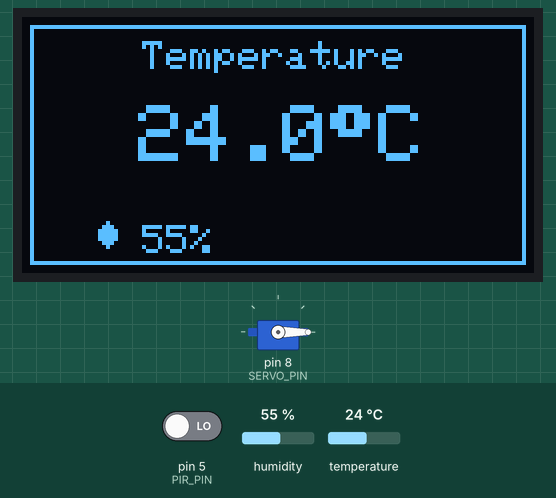
Recording of a sketch running on a simulated Arduino Uno, built with avr-gcc and run on an emulated ATmega328P. Parts: servo, 128×64 one-colour display. Inputs (shaded band) come from the test bench; at power-on: pin 5 (PIR_PIN) LOW, humidity 55 %, temperature 24 °C. What the sketch prints to the serial monitor is not drawn.

Above: at 1.2 s.
1.3 s: pin 5 (PIR_PIN) driven HIGH
At 3.1 s:
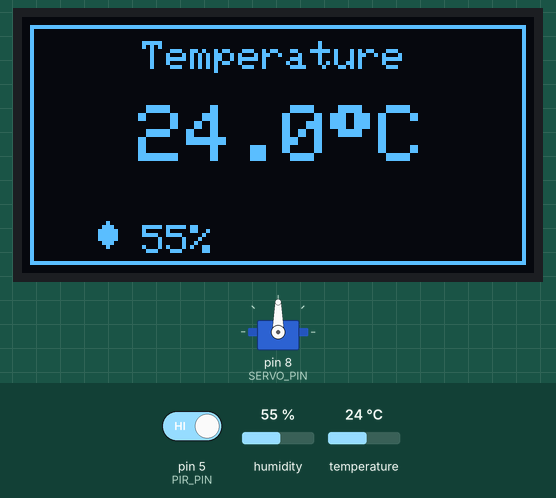
4.2 s: humidity set to 22 %
At 5.4 s:
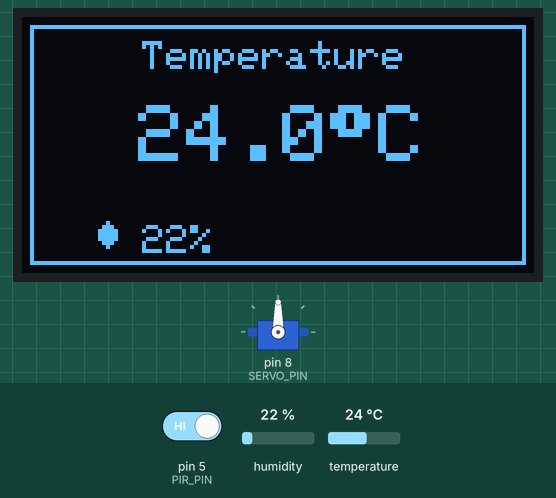
5.7 s: temperature set to 12 °C
At 7.0 s:
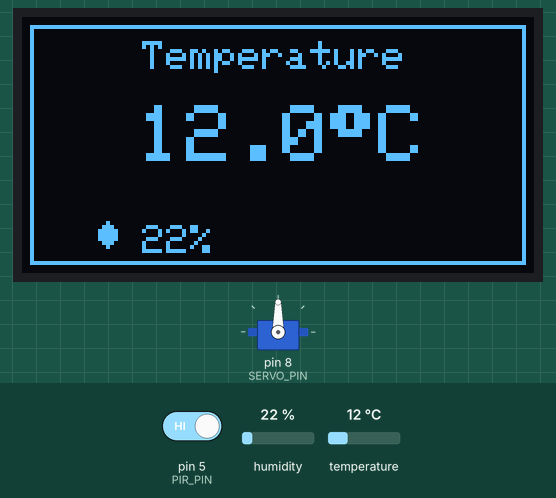
7.4 s: humidity set to 40 %
At 8.6 s:
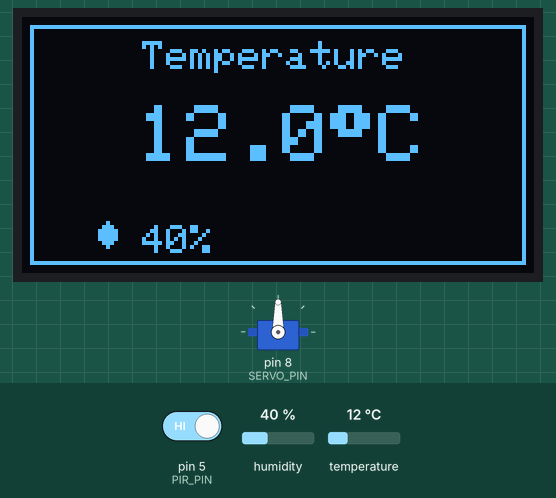
9.0 s: pin 5 (PIR_PIN) driven LOW
At 9.52 s:
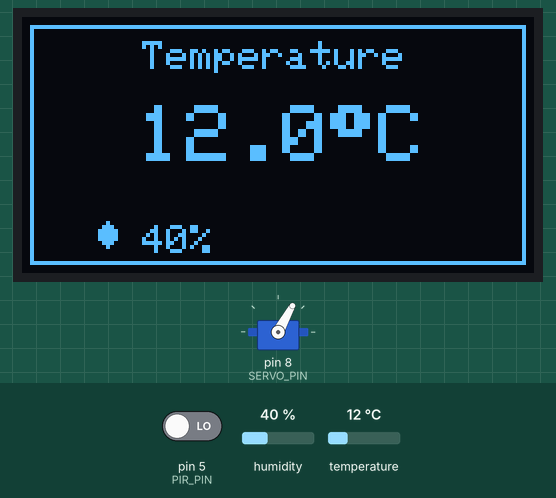
10.5 s: temperature set to 19 °C
At 11.4 s:
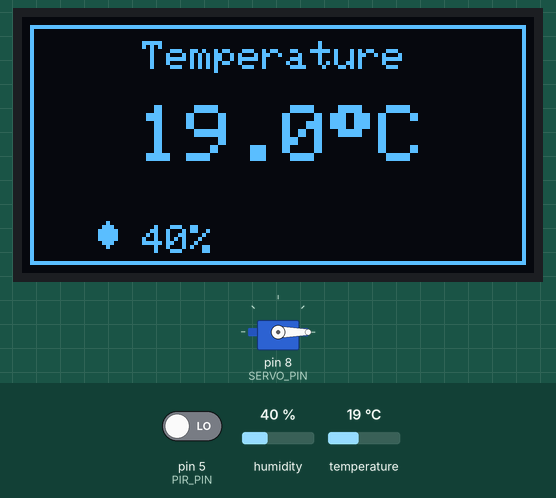
Timing chart, 0 to 13.1 s (numbered marks = the images above; inputs shaded):
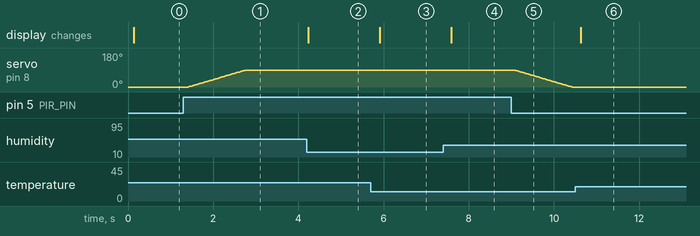

Measured:
- after the input at 1.3 s, servo on pin 8 (SERVO_PIN): moves from 0° to 90° over 1.4 s, starting after 0.11 s
- after the input at 4.2 s, the display: changes at once (image 2)
- after the input at 5.7 s, the display: changes after 0.21 s (image 3)
- after the input at 7.4 s, the display: changes after 0.19 s (image 4)
- after the input at 9.0 s, servo on pin 8 (SERVO_PIN): moves from 90° to 0° over 1.4 s, starting after 0.07 s
- after the input at 10.5 s, the display: changes after 0.13 s (image 6)

The sketch:

servo_presence_oled.ino
```cpp
#include <Wire.h>                 // Communication I2C (pour OLED et capteur SHTC3)
#include <Adafruit_SSD1306.h>     // Bibliothèque pour écran OLED SSD1306
#include <Adafruit_SHTC3.h>       // Bibliothèque pour capteur température/humidité SHTC3
#include <Servo.h>                // Bibliothèque pour contrôler le servo-moteur

// --- Définitions des pins ---
#define PIR_PIN 5        // Pin connectée au capteur de présence PIR (entrée digitale)
#define SERVO_PIN 8      // Pin connectée au servo moteur

// --- Configuration écran OLED ---
#define SCREEN_WIDTH 128
#define SCREEN_HEIGHT 64
#define OLED_RESET -1    // Pas de pin reset utilisé

// Création de l'objet écran OLED
Adafruit_SSD1306 display(SCREEN_WIDTH, SCREEN_HEIGHT, &Wire, OLED_RESET);

// Création de l'objet capteur température/humidité
Adafruit_SHTC3 shtc3 = Adafruit_SHTC3();

// --- Servo ---
Servo monServo;        // Création de l'objet servo
int angle = 0;         // Angle initial du servo (0 = porte fermée)
bool porteOuverte = false;  // État de la porte (fermée au départ)

// --- Bitmap goutte d’eau pour affichage OLED ---
const unsigned char dropBitmap[] PROGMEM = {
  0b00010000,
  0b00111000,
  0b01111100,
  0b01111100,
  0b01111100,
  0b00111000,
  0b00010000,
  0b00000000
};

void setup() {
  Serial.begin(9600);       // Démarrage du port série pour debug

  pinMode(PIR_PIN, INPUT);  // Configure le pin PIR en entrée

  monServo.attach(SERVO_PIN); // Attache le servo au pin défini
  monServo.write(angle);       // Position initiale du servo (porte fermée)

  Wire.begin();               // Démarrage de la communication I2C

  // Initialisation de l'écran OLED
  if (!display.begin(SSD1306_SWITCHCAPVCC, 0x3C)) {
    Serial.println(F("Erreur d'initialisation OLED"));
    while (1);  // Bloque si erreur OLED
  }

  display.clearDisplay();
  display.setTextColor(SSD1306_WHITE);

  // Initialisation du capteur SHTC3
  if (!shtc3.begin()) {
    display.clearDisplay();
    display.setCursor(0, 20);
    display.println(F("Erreur capteur SHTC3"));
    display.display();
    while (1);  // Bloque si erreur capteur
  }
}

void loop() {
  // Lecture de la température et de l'humidité avec le capteur SHTC3
  sensors_event_t humidity, temp;
  if (shtc3.getEvent(&humidity, &temp)) {
    float tempC = temp.temperature;            // Température en °C
    float hum = humidity.relative_humidity;    // Humidité relative en %

    // Affichage sur l'écran OLED
    display.clearDisplay();
    display.drawRect(2, 2, SCREEN_WIDTH - 4, SCREEN_HEIGHT - 4, SSD1306_WHITE); // Cadre

    display.setTextSize(2);
    display.setCursor(29, 22);
    display.print(tempC, 1);   // Affiche la température avec 1 décimale
    display.print((char)247);  // Affiche le symbole degré °
    display.print("C");

    display.setTextSize(1);
    display.setCursor(30, 6);
    display.print(F("Temperature"));

    // Affiche la petite goutte d'eau pour symboliser l'humidité
    display.drawBitmap(18, SCREEN_HEIGHT - 13, dropBitmap, 6, 8, SSD1306_WHITE);

    // Affiche le pourcentage d'humidité
    display.setCursor(30, SCREEN_HEIGHT - 12);
    display.print(hum, 0);  // Affiche l’humidité sans décimale
    display.print("%");

    display.display();
  }

  // Lecture du capteur PIR (détection de présence)
  int detection = digitalRead(PIR_PIN);

  // Si présence détectée et porte fermée → ouverture progressive
  if (detection == HIGH) {
    if (!porteOuverte) {
      Serial.println("Presence detectee → Ouverture de la porte...");
      for (angle = 0; angle <= 90; angle++) {
        monServo.write(angle);  // Ouvre la porte progressivement jusqu'à 90°
        delay(15);
      }
      porteOuverte = true; // Met à jour l'état de la porte
    }
  }
  // Si absence détectée et porte ouverte → fermeture progressive
  else {
    if (porteOuverte) {
      Serial.println("Absence → Fermeture de la porte...");
      for (angle = 90; angle >= 0; angle--) {
        monServo.write(angle);  // Ferme la porte progressivement jusqu'à 0°
        delay(15);
      }
      porteOuverte = false; // Met à jour l'état de la porte
    }
  }

  delay(100);  // Petite pause pour limiter la vitesse de la boucle
}
```
